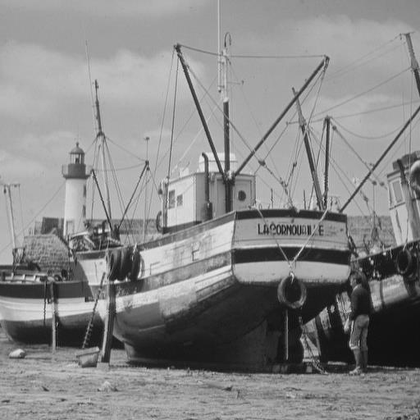
%> input picture citra_test_images/1. Histogram Citra/image_01.png, 420 x 420 px, shrunk from 512 x 512 before the run
$ octave --eval "result = histogramEqualizationLightness(imread('citra_test_images/1. Histogram Citra/image_01.png'));"   (GNU Octave 9; MATLAB toolbox functions it lacks are replaced by stand-ins)
%> lines starting %> are read from the running program, lines starting %| are printed output that depends on the picture
%> in histogramEqualizationLightness, `labImg = rgb2lab(img);`: labImg: size 420x420x3 double; mean of channels 1, 2, 3 55.9, 0, 0
### getLightnessChannel.m
function Lskala = getLightnessChannel(img)
%mengambil channel Lightness (Lab) dan diskalakan ke 0-255
%kalau 2D/grayscale lgsng return

%Lskala : citra 2D uint8, rentang 0-255

if size(img,3) == 3
    lab = rgb2lab(img);
    L = lab(:,:,1);   %rentang asli Lab: 0-100
    Lskala = uint8(round(L / 100 * 255));
else
    Lskala = img;
end
end

### histogram.m
function h = histogram(img)

h = zeros(1, 256);
[tinggi, lebar] = size(img);
%> tinggi = 420; lebar = 420

for i = 1:tinggi
    for j = 1:lebar
        nilai = double(img(i,j));
        h(nilai + 1) = h(nilai + 1) + 1;
    end
end
%> after the loop, h = 256 values, max 6911 at index 179, min 0 at index 1, mean 689.1
end

### equalizeGray.m
function hasil = equalizeGray(img)
%equalization murni untuk 2D
h = histogram(img);
totalPiksel = numel(img);
%> totalPiksel = 176400

pdf = h / totalPiksel;
%> pdf = 256 values, max 0.0392 at index 179, min 0 at index 1, mean 0.00391
cdf = cumsum(pdf); %cdf(k) = P(intensitas <= k-1) cumulatif distribution function
%> cdf = 256 values from 0 to 1

lut = uint8(round(255 * cdf));   %lookup table: lut(r+1)
%> lut = 256 values from 0 to 255
hasil = lut(double(img) + 1);    %mapping
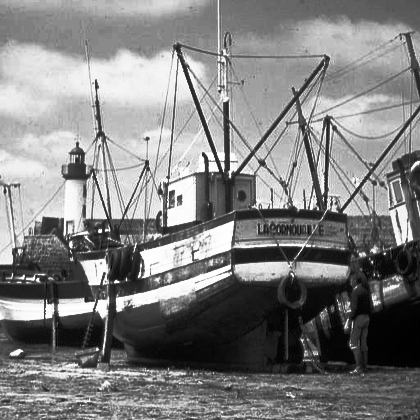
%> hasil: size 420x420 uint8; min 0, max 255, mean 128.8
end

### histogramEqualizationLightness.m
function hasil = histogramEqualizationLightness(img)
%perataan histogram (histogram equalization lightnessnya)
%img   : citra grayscale (2D) atau RGB (3D), uint8
%hasil : citra hasil equalization (uint8)

if size(img,3) == 3
    labImg = rgb2lab(img);
    Lskala = getLightnessChannel(img);
    LhasilSkala = equalizeGray(Lskala);

    labImg(:,:,1) = double(LhasilSkala) / 255 * 100;  %convert lagi ke ke 0-100
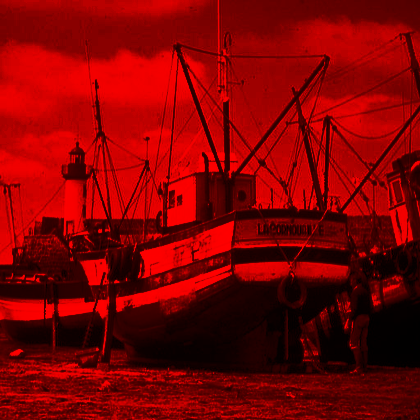
%> labImg: size 420x420x3 double; mean R, G, B 50.5, 0, 0; drawn with min black and max white
    hasil = im2uint8(lab2rgb(labImg));
%> hasil: size 420x420x3 uint8
    return;
end

hasil = equalizeGray(img);
end

$ run again, on citra_test_images/1. Histogram Citra/image_02.png
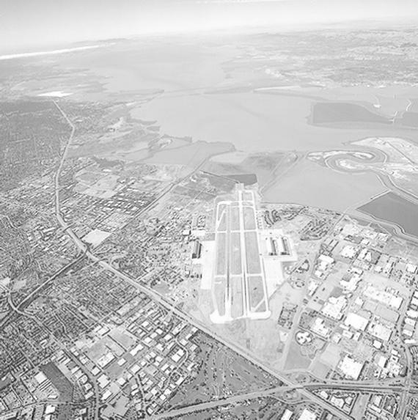
%> input picture citra_test_images/1. Histogram Citra/image_02.png, 418 x 420 px, shrunk from 570 x 573 before the run
%> in getLightnessChannel, `L = lab(:,:,1);`:
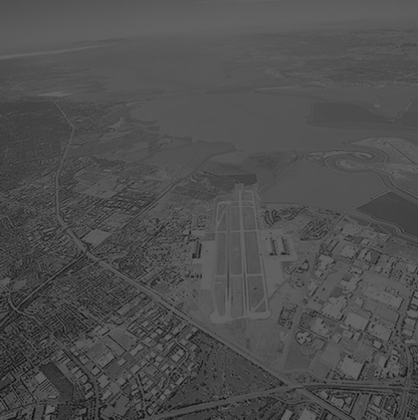
%> L: size 420x418 double; min 5.46, max 100, mean 78.8
%> after the loop in histogram, `for i = 1:tinggi`: h = 256 values, max 7204 at index 218, min 0 at index 1, mean 685.8
%> pdf = 256 values, max 0.041 at index 218, min 0 at index 1, mean 0.00391
%> cdf = 256 values from 0 to 1
%> lut = 256 values from 0 to 255
%> in histogramEqualizationLightness, `labImg(:,:,1) = double(LhasilSkala) / 255 * 100;`:
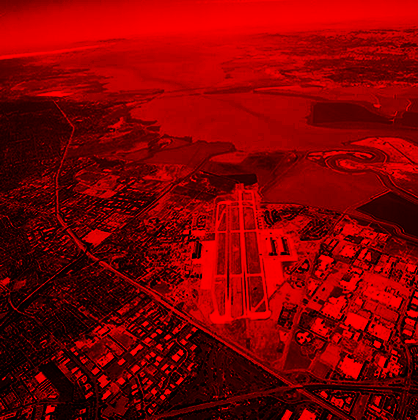
%> labImg: size 420x418x3 double; mean R, G, B 50.6, 0, 0; drawn with min black and max white
